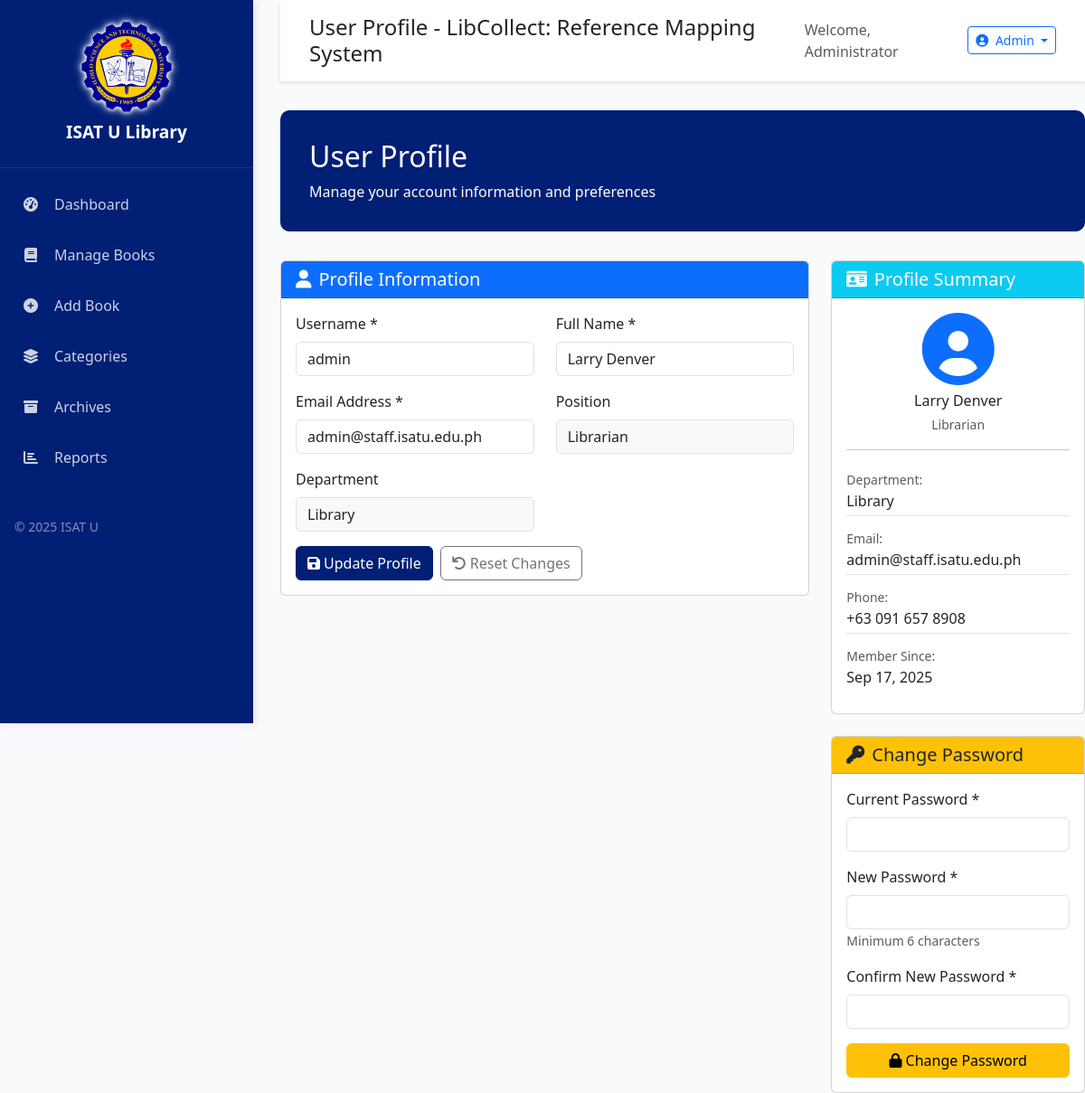
Page /views/profiles.php (signed in) on the committed database.
### tables this page shows
CREATE TABLE `users` (
  `id` int(11) NOT NULL,
  `username` varchar(50) NOT NULL,
  `password` varchar(255) NOT NULL,
  `email` varchar(100) NOT NULL,
  `full_name` varchar(100) NOT NULL,
  `phone` varchar(20) DEFAULT NULL,
  `department` varchar(50) DEFAULT 'Library',
  `position` varchar(50) DEFAULT 'Librarian',
  `bio` text DEFAULT NULL,
  `last_login` timestamp NULL DEFAULT NULL,
  `role` enum('admin','librarian','staff') DEFAULT 'staff',
  `created_at` timestamp NOT NULL DEFAULT current_timestamp(),
  `updated_at` timestamp NOT NULL DEFAULT current_timestamp() ON UPDATE current_timestamp()
);

### views/profiles.php (the view, shortened to what this page needs)
<?php
$database = new Database();
$pdo = $database->connect();
try {
    $user_id = $_SESSION['user_id'] ?? 1;
    $stmt = $pdo->prepare("
        SELECT username, full_name, email, phone, department, position,
               bio, created_at, updated_at, last_login
        FROM users
        WHERE id = ?
    ");
    $stmt->execute([$user_id]);
    $user = $stmt->fetch(PDO::FETCH_ASSOC);
} catch (PDOException $e) {
    $user = [
        'username' => 'admin',
        'full_name' => 'System Administrator',
        'email' => 'admin@isatu.edu.ph',
        'phone' => '',
        'department' => 'Library',
        'position' => 'Librarian',
        'bio' => '',
        'created_at' => date('Y-m-d H:i:s'),
        'updated_at' => null,
        'last_login' => null
    ];
}
$page_title = "User Profile - LibCollect: Reference Mapping System";
include '../includes/header.php';
?>
<div class="page-header">
    <h1 class="h2 mb-2">User Profile</h1>
    <p class="mb-0">Manage your account information and preferences</p>
</div>
<div class="row">
    <div class="col-lg-8">
        <div class="card mb-4">
            <div class="card-header bg-primary text-white">
                <h5 class="mb-0"><i class="fas fa-user me-2"></i>Profile Information</h5>
            </div>
            <div class="card-body">
                <form method="POST" id="profileForm">
                    <div class="row">
                        <div class="col-md-6 mb-3">
                            <label class="form-label">Username *</label>
                            <input type="text" class="form-control" name="username"
                                   value="<?php echo htmlspecialchars($user['username']); ?>" required>
                        </div>
                        <div class="col-md-6 mb-3">
                            <label class="form-label">Full Name *</label>
                            <input type="text" class="form-control" name="full_name"
                                   value="<?php echo htmlspecialchars($user['full_name']); ?>" required>
                        </div>
                    </div>
                    <div class="row">
                        <div class="col-md-6 mb-3">
                            <label class="form-label">Email Address *</label>
                            <input type="email" class="form-control" name="email"
                                   value="<?php echo htmlspecialchars($user['email']); ?>" required>
                        </div>
                        <div class="col-md-6 mb-3">
                            <label class="form-label">Position</label>
                            <input type="text" class="form-control" name="position"
                                   value="Librarian" readonly style="background-color: #f8f9fa;">
                        </div>
                    </div>
                    <div class="row">
                        <div class="col-md-6 mb-3">
                            <label class="form-label">Department</label>
                            <input type="text" class="form-control" name="department"
                                   value="Library" readonly style="background-color: #f8f9fa;">
                        </div>
                    </div>
                    <div class="d-flex gap-2">
                        <button type="submit" class="btn btn-primary">
                            <i class="fas fa-save me-1"></i>Update Profile
                        </button>
                        <button type="reset" class="btn btn-outline-secondary">
                            <i class="fas fa-undo me-1"></i>Reset Changes
                        </button>
                    </div>
                </form>
            </div>
        </div>
    </div>
    <div class="col-lg-4">
        <div class="card mb-4">
            <div class="card-header bg-info text-white">
                <h5 class="mb-0"><i class="fas fa-id-card me-2"></i>Profile Summary</h5>
            </div>
            <div class="card-body">
                <div class="text-center mb-3">
                    <div class="profile-avatar mx-auto mb-2">
                        <i class="fas fa-user-circle fa-5x text-primary"></i>
                    </div>
                    <h6 class="mb-1"><?php echo htmlspecialchars($user['full_name']); ?></h6>
                    <small class="text-muted"><?php echo htmlspecialchars($user['position']); ?></small>
                </div>
                <hr>
                <div class="profile-details">
                    <div class="mb-2">
                        <small class="text-muted">Department:</small>
                        <div><?php echo htmlspecialchars($user['department']); ?></div>
                    </div>
                    <div class="mb-2">
                        <small class="text-muted">Email:</small>
                        <div><?php echo htmlspecialchars($user['email']); ?></div>
                    </div>
                    <?php if ($user['phone']): ?>
                    <div class="mb-2">
                        <small class="text-muted">Phone:</small>
                        <div><?php echo htmlspecialchars($user['phone']); ?></div>
                    </div>
                    <?php endif; ?>
                    <div class="mb-2">
                        <small class="text-muted">Member Since:</small>
                        <div><?php echo date('M d, Y', strtotime($user['created_at'])); ?></div>
                    </div>
                </div>
            </div>
        </div>
        <div class="card">
            <div class="card-header bg-warning text-dark">
                <h5 class="mb-0"><i class="fas fa-key me-2"></i>Change Password</h5>
            </div>
            <div class="card-body">
                <form method="POST" id="passwordForm">
                    <div class="mb-3">
                        <label class="form-label">Current Password *</label>
                        <input type="password" class="form-control" name="current_password" required>
                    </div>
                    <div class="mb-3">
                        <label class="form-label">New Password *</label>
                        <input type="password" class="form-control" name="new_password"
                               id="newPassword" minlength="6" required>
                        <small class="text-muted">Minimum 6 characters</small>
                    </div>
                    <div class="mb-3">
                        <label class="form-label">Confirm New Password *</label>
                        <input type="password" class="form-control" name="confirm_password"
                               id="confirmPassword" minlength="6" required>
                    </div>
                    <button type="submit" class="btn btn-warning w-100">
                        <i class="fas fa-lock me-1"></i>Change Password
                    </button>
                </form>
            </div>
        </div>
    </div>
</div>
<?php include '../includes/footer.php'; ?>

### includes/header.php (shortened to what this page needs)
<?php
$currentDir = dirname($_SERVER['SCRIPT_FILENAME']);
$isInViews = (basename($currentDir) === 'views');
if ($isInViews) {
    $cssPath = '../assets/css/style.css';
    $sidebarPath = '../includes/sidebar.php';
} else {
    $configPath = 'config/database.php';
    $cssPath = 'assets/css/style.css';
    $jsPath = 'assets/js/main.js';
    $sidebarPath = 'includes/sidebar.php';
    $footerPath = 'includes/footer.php';
}
?>
<!DOCTYPE html>
<html lang="en">
<head>
    <link href="https://cdn.jsdelivr.net/npm/bootstrap@5.3.0/dist/css/bootstrap.min.css" rel="stylesheet">
    <link href="https://cdnjs.cloudflare.com/ajax/libs/font-awesome/6.0.0/css/all.min.css" rel="stylesheet">
    <link href="<?php echo $cssPath; ?>" rel="stylesheet">
</head>
<body>
    <?php include $sidebarPath; ?>
    <div class="main-content" id="mainContent">
        <nav class="top-navbar d-flex justify-content-between align-items-center">
            <div class="d-flex align-items-center">
                <h4 class="mb-0 text-dark"><?php echo isset($page_title) ? $page_title : 'Library Management System'; ?></h4>
            </div>
            <div class="d-flex align-items-center">
                <span class="me-3 text-muted">Welcome, Administrator</span>
                <div class="dropdown">
                    <button class="btn btn-outline-primary btn-sm dropdown-toggle" type="button" data-bs-toggle="dropdown">
                        <i class="fas fa-user-circle me-1"></i>
                        Admin
                    </button>
                </div>
            </div>
        </nav>

### includes/sidebar.php
<?php
$currentDir = dirname($_SERVER['SCRIPT_FILENAME']);
$isInViews = (basename($currentDir) === 'views');
$basePath = $isInViews ? '../' : '';
$viewsPath = $isInViews ? '' : 'views/';
?>
<div class="sidebar" id="sidebar">
    <div class="sidebar-header">
        <a href="<?php echo $basePath; ?>index.php" class="sidebar-brand">
            <div class="d-flex align-items-center justify-content-center">
                <img src="<?php echo $basePath; ?>assets/images/ISATU Logo.png" alt="ISAT U Logo" class="sidebar-logo">
            </div>
            <div class="sidebar-text">ISAT U Library</div>
        </a>
    </div>
    <nav class="sidebar-nav">
        <ul class="nav flex-column">
            <li class="nav-item">
                <a class="nav-link <?php echo (basename($_SERVER['PHP_SELF']) == 'index.php') ? 'active' : ''; ?>" href="<?php echo $basePath; ?>index.php">
                    <i class="fas fa-tachometer-alt"></i>
                    <span class="nav-text">Dashboard</span>
                </a>
            </li>
            <li class="nav-item">
                <a class="nav-link <?php echo (basename($_SERVER['PHP_SELF']) == 'books.php') ? 'active' : ''; ?>" href="<?php echo $viewsPath; ?>books.php">
                    <i class="fas fa-book"></i>
                    <span class="nav-text">Manage Books</span>
                </a>
            </li>
            <li class="nav-item">
                <a class="nav-link <?php echo (basename($_SERVER['PHP_SELF']) == 'add-book.php') ? 'active' : ''; ?>" href="<?php echo $viewsPath; ?>add-book.php">
                    <i class="fas fa-plus-circle"></i>
                    <span class="nav-text">Add Book</span>
                </a>
            </li>
            <li class="nav-item">
                <a class="nav-link <?php echo (basename($_SERVER['PHP_SELF']) == 'categories.php') ? 'active' : ''; ?>" href="<?php echo $viewsPath; ?>categories.php">
                    <i class="fas fa-layer-group"></i>
                    <span class="nav-text">Categories</span>
                </a>
            </li>
            <li class="nav-item">
                <a class="nav-link <?php echo (basename($_SERVER['PHP_SELF']) == 'archives.php') ? 'active' : ''; ?>" href="<?php echo $viewsPath; ?>archives.php">
                    <i class="fas fa-archive"></i>
                    <span class="nav-text">Archives</span>
                </a>
            </li>
            <li class="nav-item">
                <a class="nav-link <?php echo (basename($_SERVER['PHP_SELF']) == 'reports.php') ? 'active' : ''; ?>" href="<?php echo $viewsPath; ?>reports.php">
                    <i class="fas fa-chart-bar"></i>
                    <span class="nav-text">Reports</span>
                </a>
            </li>
        </ul>
    </nav>
    <div class="sidebar-footer mt-auto p-3">
        <small class="text-white-50">© 2025 ISAT U</small>
    </div>
</div>

### includes/footer.php (shortened to what this page needs)
        </div>
    <div class="toast-container position-fixed bottom-0 end-0 p-3">
    </div>
</body>
</html>

### assets/css/style.css (style rules this page uses)
:root { --primary-color: #001f75; --secondary-color: #3b82f6; --accent-color: #fbbf24; --sidebar-width: 280px; }
body { font-family: 'Segoe UI', Tahoma, Geneva, Verdana, sans-serif; background-color: #f8fafc; }
.main-content { margin-left: var(--sidebar-width); padding-left: 30px; min-height: 100vh; transition: all 0.4s cubic-bezier(0.25, 0.46, 0.45, 0.94); }
.sidebar { position: fixed; top: 0; left: 0; height: 100vh; width: var(--sidebar-width); background: var(--primary-color); box-shadow: 2px 0 10px rgba(0,0,0,0.1); z-index: 1000; transition: all 0.3s ease; }
.sidebar-header { padding: 1.5rem 1rem; border-bottom: 1px solid rgba(255,255,255,0.1); text-align: center; }
.sidebar-brand { color: white; text-decoration: none; font-weight: bold; font-size: 1.2rem; }
.sidebar-brand img { width: 100px; height: 100px; margin-bottom: 0.5rem; filter: drop-shadow(0 0 2px white) drop-shadow(0 0 4px white); }
.sidebar-nav { padding: 1rem 0; }
.nav-item { margin-bottom: 0.5rem; }
.nav-link { color: rgba(255,255,255,0.8) !important; padding: 0.75rem 1.5rem; border-radius: 0; transition: all 0.3s ease; display: flex; align-items: center; text-decoration: none; }
.nav-link i { width: 20px; margin-right: 1rem; text-align: center; }
.main-content { margin-left: var(--sidebar-width); min-height: 100vh; transition: margin-left 0.3s ease; }
.top-navbar { background: white; box-shadow: 0 2px 4px rgba(0,0,0,0.1); padding: 1rem 2rem; margin-bottom: 2rem; }
.page-header { background: var(--primary-color); color: white; padding: 2rem; margin-bottom: 2rem; border-radius: 10px; }
.btn-primary { background-color: var(--primary-color); border-color: var(--primary-color); }

### views/profiles.php (style rules this page uses)
.profile-avatar { transition: all 0.3s ease; }
.profile-details > div { padding: 0.25rem 0; border-bottom: 1px solid rgba(0,0,0,0.1); }
.profile-details > div:last-child { border-bottom: none; }

### rows in the picture
users: username "admin", full_name "Larry Denver", email "admin@staff.isatu.edu.ph", position "Librarian", department "Library", phone "+63 091 657 8908", created_at "Sep 17, 2025"

### other values in the picture
$page_title "User Profile - LibCollect: Reference Mapping System"
